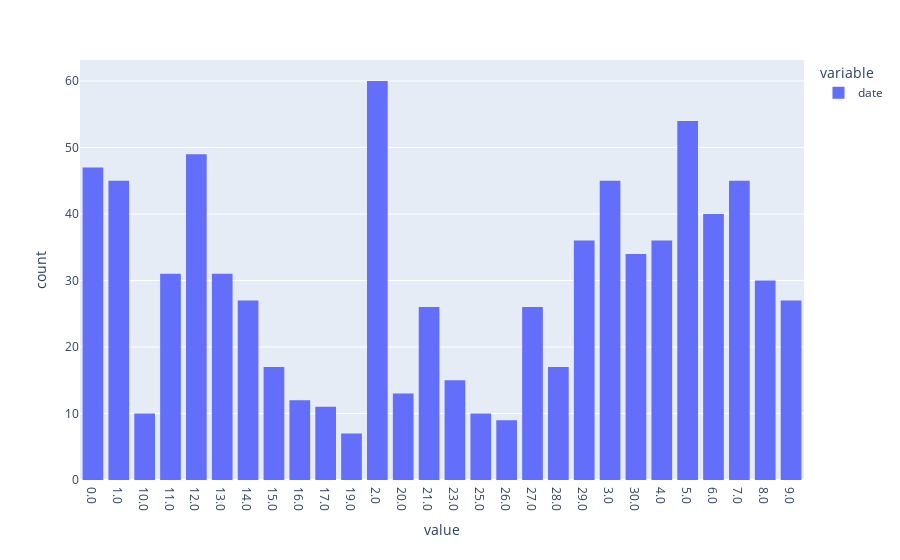

This figure's notebook cell:
### Code cell
px.histogram(y_pred_dec.date.sort_values())

### Figure 1 — Plotly figure (JSON) as saved in the notebook; plotly's stock layout.template omitted (floating-point values rounded to 4 significant figures; data arrays with more than 128 entries replaced by an {"elided": "..."} marker saying what was removed)
{"data": [{"alignmentgroup": "True", "bingroup": "x", "hovertemplate": "variable=date<br>value=%{x}<br>count=%{y}<extra></extra>", "legendgroup": "date", "marker": {"color": "#636efa", "pattern": {"shape": ""}}, "name": "date", "offsetgroup": "date", "orientation": "v", "showlegend": true, "type": "histogram", "x": {"elided": "810 str values"}, "xaxis": "x", "yaxis": "y"}], "layout": {"barmode": "relative", "legend": {"title": {"text": "variable"}, "tracegroupgap": 0}, "margin": {"t": 60}, "xaxis": {"anchor": "y", "domain": [0, 1], "title": {"text": "value"}}, "yaxis": {"anchor": "x", "domain": [0, 1], "title": {"text": "count"}}}}
